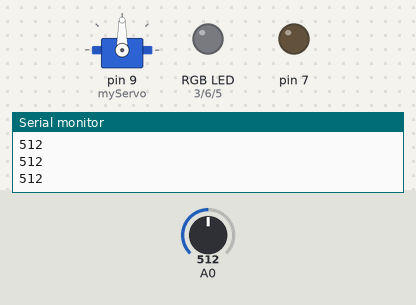
A sketch run on a simulated Arduino Uno, built with avr-gcc and run on an emulated ATmega328P. On the bench: servo, an RGB LED mixed from three pins (HIGH = lit), output pins drawn as LEDs (lit = HIGH), the last lines printed to the serial monitor. The test bench sets the inputs (shaded band); at power-on: A0 = 512.

Above: at 1.2 s.
1.3 s: A0 set to 716
At 2.6 s:
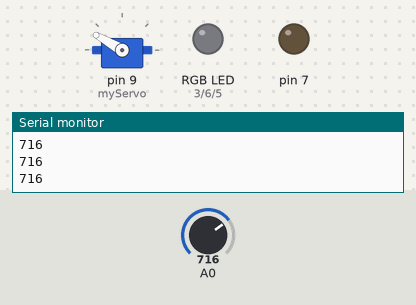
2.9 s: A0 set to 900
At 4.0 s:
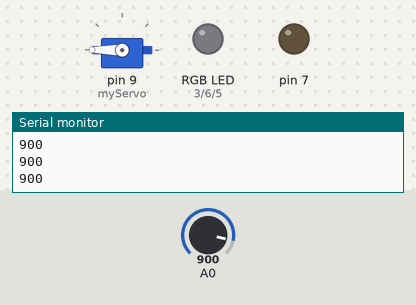
4.5 s: A0 set to 306
At 5.4 s:
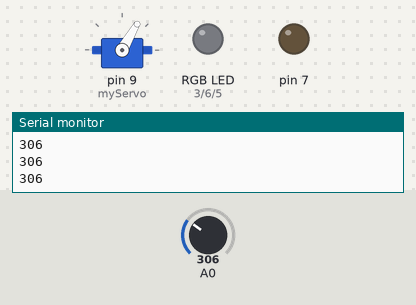
6.1 s: A0 set to 161
At 6.9 s:
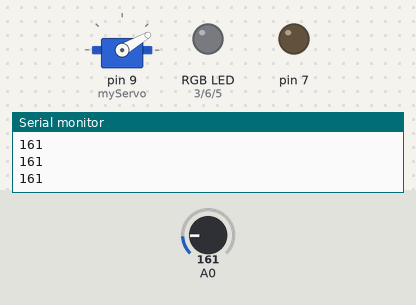
7.7 s: A0 set to 0
At 8.3 s:
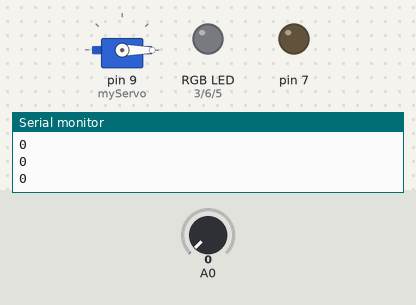
9.3 s: A0 set to 122
At 9.7 s:
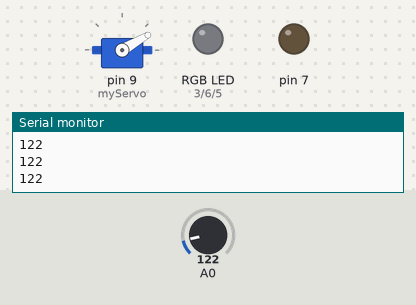
Timing chart, 0 to 11.9 s (numbered marks = the images above; inputs shaded):
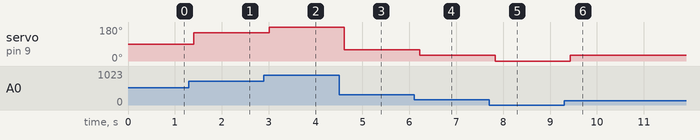

Measured:
- after the input at 1.3 s, servo on pin 9 (myServo): 90° → 150° after 0.11 s
- after the input at 2.9 s, servo on pin 9 (myServo): 150° → 180° after 0.11 s
- after the input at 4.5 s, servo on pin 9 (myServo): 180° → 60° after 0.12 s
- after the input at 6.1 s, servo on pin 9 (myServo): 60° → 30° after 0.12 s
- after the input at 7.7 s, servo on pin 9 (myServo): 30° → 0° after 0.13 s
- after the input at 9.3 s, servo on pin 9 (myServo): 0° → 30° after 0.13 s

The sketch:

7_potentiometer_controlling_servo.ino
```cpp
/*
Morse code sheet: https://drive.google.com/file/d/1liBuEK5mu3E04ymCv_On7b9cEDAkBJO1/view
Color guide: https://www.rapidtables.com/web/color/RGB_Color.html

Challenges:
1) Make sure servo motor works by testing 0,90,180
2) Get servo motor to cycle between 0,90,180
3) Get servo motor to cycle between 0-180 with resolution 6
4) Get servo motor to cycle between 0-180 with resolution 10
5) Control #4 with potentiometer
6) Get servo motor to cycle between 0-180 with resolution of 7.  As you change angles,
cycle through rainbow colors

*/

#include <Servo.h>

#define RED 3
#define BLUE 5
#define GREEN 6

int counter;
Servo myServo;

void setup() {


  pinMode(RED,OUTPUT); //- RED
  pinMode(BLUE,OUTPUT); //- BLUE
  pinMode(GREEN,OUTPUT); //- GREEN
  pinMode(7,OUTPUT);
  pinMode(9,OUTPUT);

  rgbOff();

  Serial.begin(9600);
  myServo.attach(9);

}

void dot() {
  digitalWrite(7,HIGH);
  delay(100);
  digitalWrite(7,LOW);
  delay(100);
}

void dash() {
  digitalWrite(7,HIGH);
  delay(300);
  digitalWrite(7,LOW);
  delay(100);
}

void rgbOff() {
  analogWrite(RED,0);
  analogWrite(BLUE,0);
  analogWrite(GREEN,0);
}


void rgbRed() {
  analogWrite(RED,255);
  analogWrite(BLUE,0);
  analogWrite(GREEN,0);
}

void rgbBlue() {
  analogWrite(RED,0);
  analogWrite(BLUE,255);
  analogWrite(GREEN,0);
}

void rgbGreen() {
  analogWrite(RED,0);
  analogWrite(BLUE,0);
  analogWrite(GREEN,255);
}

void rgbOrange() {
  analogWrite(RED,255);
  analogWrite(GREEN,205);
  analogWrite(BLUE,0);
}

void rgbYellow() {
  analogWrite(RED,222);
  analogWrite(GREEN,255);
  analogWrite(BLUE,0);
}

void rgbIndigo() {
  analogWrite(RED,0);
  analogWrite(GREEN,247);
  analogWrite(BLUE,255);
}

void rgbViolet() {
  analogWrite(RED,179);
  analogWrite(GREEN,0);
  analogWrite(BLUE,255);
}

void rgbFade(int color,int startValue, int endValue) {

  int counter;

  if (startValue < endValue) {
    //- increment
    counter = startValue;
    while (counter <= endValue) {
      analogWrite(color,counter);
      counter = counter + 1;
      delay(20);
    }
  }

  if (startValue > endValue) {
    //- decrement
    counter = startValue;
    while (counter >= endValue) {
      analogWrite(color,counter);
      counter = counter - 1;
      delay(20);
    }

  }
}

void rainbowFade() {

  //-red
  rgbFade(RED,0,255);
  rgbFade(BLUE,0,0);
  rgbFade(GREEN,0,0);

  //-orange
  rgbFade(RED,255,255);
  rgbFade(GREEN,0,205);
  rgbFade(BLUE,0,0);

  //-yellow
  rgbFade(RED,255,222);
  rgbFade(GREEN,205,255);
  rgbFade(BLUE,0,0);

  //-green
  rgbFade(RED,222,0);
  rgbFade(BLUE,0,0);
  rgbFade(GREEN,255,255);

  //-blue
  rgbFade(RED,0,0);
  rgbFade(BLUE,0,255);
  rgbFade(GREEN,255,0);

  //-indigo
  rgbFade(RED,0,0);
  rgbFade(GREEN,0,247);
  rgbFade(BLUE,255,255);

  //-violet
  rgbFade(RED,0,179);
  rgbFade(GREEN,247,0);
  rgbFade(BLUE,255,255);

  //-fade all off
  rgbFade(RED,179,0);
  rgbFade(GREEN,0,0);
  rgbFade(BLUE,255,0);

  delay(2000);

}

void rgbWithPotentiometer(int potentiometer) {

  if (potentiometer == 0) {
    rgbOff();
  }
  if (potentiometer > (146*1)) {
    rgbRed();
  }
  if (potentiometer > (146*2)) {
    rgbOrange();
  }
  if (potentiometer > (146*3)) {
    rgbYellow();
  }
  if (potentiometer > (146*4)) {
    rgbGreen();
  }
  if (potentiometer > (146*5)) {
    rgbBlue();
  }
  if (potentiometer > (146*6)) {
    rgbIndigo();
  }
  if (potentiometer > (146*7)) {
    rgbViolet();
  }
}

void rainbowFadePotentiometer() {

  int potentiometer;
  potentiometer = analogRead(A0);

  while (potentiometer == 0) {
    //-do nothing
    potentiometer = analogRead(A0);
  }

  //-red
  rgbFade(RED,0,255);
  rgbFade(BLUE,0,0);
  rgbFade(GREEN,0,0);

  while (potentiometer < (146*1)) {
    //-do nothing
    potentiometer = analogRead(A0);
  }

  //-orange
  rgbFade(RED,255,255);
  rgbFade(GREEN,0,205);
  rgbFade(BLUE,0,0);

  while (potentiometer < (146*2)) {
    //-do nothing
    potentiometer = analogRead(A0);
  }

  //-yellow
  rgbFade(RED,255,222);
  rgbFade(GREEN,205,255);
  rgbFade(BLUE,0,0);

  while (potentiometer < (146*3)) {
    //-do nothing
    potentiometer = analogRead(A0);
  }

  //-green
  rgbFade(RED,222,0);
  rgbFade(BLUE,0,0);
  rgbFade(GREEN,255,255);

  while (potentiometer < (146*4)) {
    //-do nothing
    potentiometer = analogRead(A0);
  }

  //-blue
  rgbFade(RED,0,0);
  rgbFade(BLUE,0,255);
  rgbFade(GREEN,255,0);

  while (potentiometer < (146*5)) {
    //-do nothing
    potentiometer = analogRead(A0);
  }

  //-indigo
  rgbFade(RED,0,0);
  rgbFade(GREEN,0,247);
  rgbFade(BLUE,255,255);

  while (potentiometer < (146*6)) {
    //-do nothing
    potentiometer = analogRead(A0);
  }

  //-violet
  rgbFade(RED,0,179);
  rgbFade(GREEN,247,0);
  rgbFade(BLUE,255,255);

  /*
  //-fade all off
  rgbFade(RED,179,0);
  rgbFade(GREEN,0,0);
  rgbFade(BLUE,255,0);

  delay(2000);

*/

}

void loop() {

  int potentiometer;
  int counter;
  potentiometer = analogRead(A0);

  Serial.println(potentiometer);
  delay(100);

  if (potentiometer <= (171*0) ) {
    myServo.write(0);
  }
  else if (potentiometer <= (171*1) ) {
    myServo.write(30);
  }
  else if (potentiometer <= (171*2) ) {
    myServo.write(60);
  }
  else if (potentiometer <= (171*3) ) {
    myServo.write(90);
  }
  else if (potentiometer <= (171*4) ) {
    myServo.write(120);
  }
  else if (potentiometer <= (171*5) ) {
    myServo.write(150);
  }
  else if (potentiometer <= (171*6) ) {
    myServo.write(180);
  }

}
```
